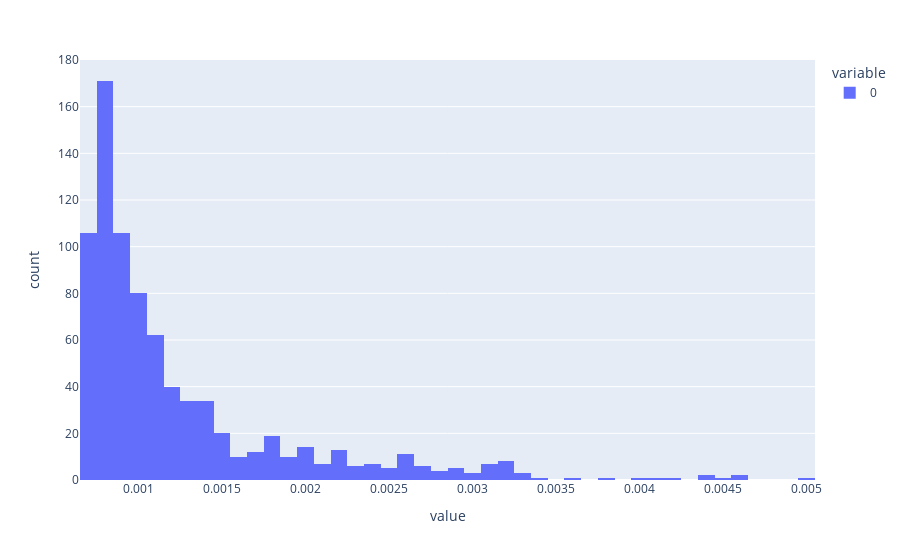

Notebook code cell kept with this figure:
### Code cell
px.histogram(tuple(error_per_image[image] for image in images))

### Figure 1 — Plotly figure (JSON) as saved in the notebook; plotly's stock layout.template omitted (floating-point values rounded to 4 significant figures; data arrays with more than 128 entries replaced by an {"elided": "..."} marker saying what was removed)
{"data": [{"alignmentgroup": "True", "bingroup": "x", "hovertemplate": "variable=0<br>value=%{x}<br>count=%{y}<extra></extra>", "legendgroup": "0", "marker": {"color": "#636efa"}, "name": "0", "offsetgroup": "0", "orientation": "v", "showlegend": true, "type": "histogram", "x": {"elided": "815 float values"}, "xaxis": "x", "yaxis": "y"}], "layout": {"barmode": "relative", "legend": {"title": {"text": "variable"}, "tracegroupgap": 0}, "margin": {"t": 60}, "xaxis": {"anchor": "y", "domain": [0, 1], "title": {"text": "value"}}, "yaxis": {"anchor": "x", "domain": [0, 1], "title": {"text": "count"}}}}
